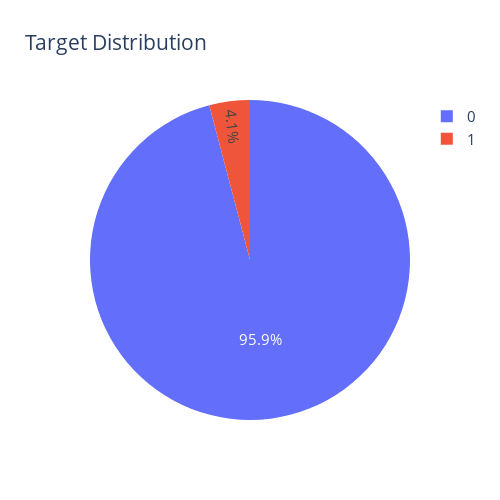

Write notebook code for a chart like this one.
### Markdown cell above
lets see some examples of our prediction

### Code cell
configure_target_statistic(submit['prediction'])

### Figure 1 — Plotly figure (JSON) as saved in the notebook; plotly's stock layout.template omitted (floating-point values rounded to 4 significant figures)
{"data": [{"labels": [0, 1], "type": "pie", "values": [95.9, 4.1]}], "layout": {"font": {"size": 15}, "height": 500, "title": {"text": "Target Distribution"}, "width": 500}}
